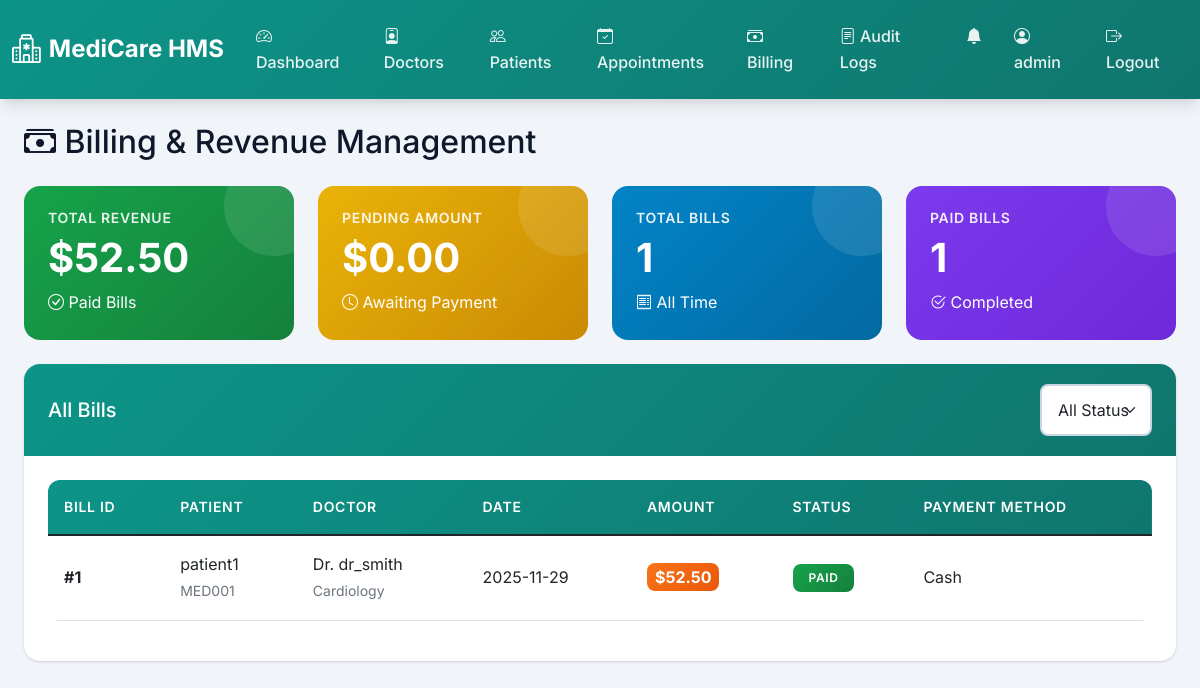
The page /admin/billing (signed in) on the database its author committed.
### models.py (models this page shows, shortened)
class Bill(db.Model):
    __tablename__ = 'bills'
    id = db.Column(db.Integer, primary_key=True)
    appointment_id = db.Column(db.Integer, db.ForeignKey('appointments.id'), nullable=False)
    patient_id = db.Column(db.Integer, db.ForeignKey('patients.id'), nullable=False)
    doctor_id = db.Column(db.Integer, db.ForeignKey('doctors.id'), nullable=False)
    consultation_fee = db.Column(db.Float, default=0.0)
    lab_charges = db.Column(db.Float, default=0.0)
    medicine_charges = db.Column(db.Float, default=0.0)
    procedure_charges = db.Column(db.Float, default=0.0)
    other_charges = db.Column(db.Float, default=0.0)
    subtotal = db.Column(db.Float, default=0.0)
    tax_amount = db.Column(db.Float, default=0.0)
    discount_amount = db.Column(db.Float, default=0.0)
    total_amount = db.Column(db.Float, default=0.0)
    payment_status = db.Column(db.String(20), default='Pending')  # Pending, Paid, Cancelled
    payment_method = db.Column(db.String(50))  # Cash, Card, Insurance, Online
    payment_date = db.Column(db.DateTime)
    transaction_id = db.Column(db.String(100))
    insurance_claimed = db.Column(db.Boolean, default=False)
    insurance_amount = db.Column(db.Float, default=0.0)
    notes = db.Column(db.Text)
    created_at = db.Column(db.DateTime, default=datetime.utcnow)
    updated_at = db.Column(db.DateTime, default=datetime.utcnow, onupdate=datetime.utcnow)
    appointment = db.relationship('Appointment', backref='bill')
    patient = db.relationship('Patient', backref='bills')
    doctor = db.relationship('Doctor', backref='bills')

class User(db.Model):
    __tablename__ = 'users'
    id = db.Column(db.Integer, primary_key=True)
    username = db.Column(db.String(80), unique=True, nullable=False)
    password_hash = db.Column(db.String(255), nullable=False)
    email = db.Column(db.String(120), unique=True, nullable=False)
    phone = db.Column(db.String(20))
    role = db.Column(db.String(20), nullable=False)  # admin, doctor, patient
    full_name = db.Column(db.String(150))
    date_of_birth = db.Column(db.Date)
    gender = db.Column(db.String(10))
    address = db.Column(db.Text)
    profile_image = db.Column(db.String(255))
    is_active = db.Column(db.Boolean, default=True)
    created_at = db.Column(db.DateTime, default=datetime.utcnow)
    last_login = db.Column(db.DateTime)

class Patient(db.Model):
    __tablename__ = 'patients'
    id = db.Column(db.Integer, primary_key=True)
    user_id = db.Column(db.Integer, db.ForeignKey('users.id'), nullable=False)
    medical_id = db.Column(db.String(50), unique=True, nullable=False)
    blood_group = db.Column(db.String(10))
    emergency_contact = db.Column(db.String(20))
    insurance_provider = db.Column(db.String(100))
    insurance_number = db.Column(db.String(50))
    allergies = db.Column(db.Text)
    chronic_conditions = db.Column(db.Text)
    user = db.relationship('User', backref='patient_profile')
    appointments = db.relationship('Appointment', backref='patient', lazy=True)

class Doctor(db.Model):
    __tablename__ = 'doctors'
    id = db.Column(db.Integer, primary_key=True)
    user_id = db.Column(db.Integer, db.ForeignKey('users.id'), nullable=False)
    specialization = db.Column(db.String(100), nullable=False)
    rating = db.Column(db.Float, default=0.0)
    license_number = db.Column(db.String(50))
    qualifications = db.Column(db.Text)
    experience_years = db.Column(db.Integer)
    consultation_fee = db.Column(db.Float, default=0.0)
    bio = db.Column(db.Text)
    department = db.Column(db.String(100))
    room_number = db.Column(db.String(20))
    user = db.relationship('User', backref='doctor_profile')
    availabilities = db.relationship('Availability', backref='doctor', lazy=True, cascade='all, delete-orphan')
    appointments = db.relationship('Appointment', backref='doctor', lazy=True)

### routes/admin.py (the view)
@bp.route('/billing')
@role_required('admin')
def billing():
    from models import Bill
    status_filter = request.args.get('status', '')
    query = Bill.query
    if status_filter:
        query = query.filter_by(payment_status=status_filter)
    bills = query.order_by(Bill.created_at.desc()).all()
    total_revenue = db.session.query(func.sum(Bill.total_amount)).filter_by(payment_status='Paid').scalar() or 0
    pending_amount = db.session.query(func.sum(Bill.total_amount)).filter_by(payment_status='Pending').scalar() or 0
    total_bills = Bill.query.count()
    paid_bills = Bill.query.filter_by(payment_status='Paid').count()
    return render_template('admin/billing.html',
                         bills=bills,
                         total_revenue=total_revenue,
                         pending_amount=pending_amount,
                         total_bills=total_bills,
                         paid_bills=paid_bills,
                         status_filter=status_filter)

### app.py (called while the page is built)
@app.context_processor
def inject_notifications():
    if 'user_id' in session:
        from utils.notifications import get_unread_count
        return {'unread_count': get_unread_count(session['user_id'])}
    return {'unread_count': 0}

### utils/auth.py (called while the page is built)
def role_required(role):
    def decorator(f):
        @wraps(f)
        def decorated_function(*args, **kwargs):
            if 'user_id' not in session:
                flash('Please log in to access this page.', 'error')
                return redirect(url_for('shared.login'))
            if session.get('role') != role:
                flash('You do not have permission to access this page.', 'error')
                return redirect(url_for('shared.login'))
            return f(*args, **kwargs)
        return decorated_function
    return decorator

### utils/notifications.py (called while the page is built)
def get_unread_count(user_id):
    return Notification.query.filter_by(user_id=user_id, is_read=False).count()

### templates/admin/billing.html (shortened to what this page needs)
{% extends "base.html" %}
{% block content %}
<div class="container-fluid">
    <h2 class="mb-4"><i class="bi bi-cash-stack"></i> Billing & Revenue Management</h2>
    <div class="row g-4 mb-4">
        <div class="col-md-3">
            <div class="stat-card stat-card-success">
                <h5>Total Revenue</h5>
                <h2>${{ "%.2f"|format(total_revenue) }}</h2>
                <p class="mb-0"><i class="bi bi-check-circle"></i> Paid Bills</p>
            </div>
        </div>
        <div class="col-md-3">
            <div class="stat-card stat-card-warning">
                <h5>Pending Amount</h5>
                <h2>${{ "%.2f"|format(pending_amount) }}</h2>
                <p class="mb-0"><i class="bi bi-clock"></i> Awaiting Payment</p>
            </div>
        </div>
        <div class="col-md-3">
            <div class="stat-card stat-card-info">
                <h5>Total Bills</h5>
                <h2>{{ total_bills }}</h2>
                <p class="mb-0"><i class="bi bi-receipt"></i> All Time</p>
            </div>
        </div>
        <div class="col-md-3">
            <div class="stat-card stat-card-purple">
                <h5>Paid Bills</h5>
                <h2>{{ paid_bills }}</h2>
                <p class="mb-0"><i class="bi bi-check2-circle"></i> Completed</p>
            </div>
        </div>
    </div>
    <div class="card">
        <div class="card-header">
            <div class="d-flex justify-content-between align-items-center">
                <h5 class="mb-0">All Bills</h5>
                <form method="GET" class="d-flex gap-2">
                    <select class="form-select" name="status" onchange="this.form.submit()">
                        <option value="">All Status</option>
                    </select>
                </form>
            </div>
        </div>
        <div class="card-body">
            <div class="table-responsive">
                <table class="table table-hover">
                    <thead>
                        <tr>
                            <th>Bill ID</th>
                            <th>Patient</th>
                            <th>Doctor</th>
                            <th>Date</th>
                            <th>Amount</th>
                            <th>Status</th>
                            <th>Payment Method</th>
                        </tr>
                    </thead>
                    <tbody>
                        {% for bill in bills %}
                        <tr>
                            <td><strong>#{{ bill.id }}</strong></td>
                            <td>
                                {{ bill.patient.user.full_name or bill.patient.user.username }}
                                <br><small class="text-muted">{{ bill.patient.medical_id }}</small>
                            </td>
                            <td>
                                Dr. {{ bill.doctor.user.username }}
                                <br><small class="text-muted">{{ bill.doctor.specialization }}</small>
                            </td>
                            <td>{{ bill.created_at.strftime('%Y-%m-%d') }}</td>
                            <td><strong class="price-tag" style="font-size: 1rem; padding: 0.25rem 0.5rem;">${{ "%.2f"|format(bill.total_amount) }}</strong></td>
                            <td>
                                <span class="badge bg-{{ 'success' if bill.payment_status == 'Paid' else 'warning' if bill.payment_status == 'Pending' else 'secondary' }}">
                                    {{ bill.payment_status }}
                                </span>
                            </td>
                            <td>{{ bill.payment_method or 'N/A' }}</td>
                        </tr>
                        {% else %}
                        <tr>
                            <td colspan="7" class="text-center text-muted">No bills found</td>
                        </tr>
                        {% endfor %}
                    </tbody>
                </table>
            </div>
        </div>
    </div>
</div>
{% endblock %}

### static/css/style.css (style rules this page uses)
:root { --primary-color: #0d9488; --primary-dark: #0f766e; --primary-light: #14b8a6; --secondary-color: #7c3aed; --secondary-dark: #6d28d9; --accent-color: #f97316; --danger-color: #dc2626; --warning-color: #eab308; --success-color: #16a34a; --info-color: #0284c7; --dark-bg: #0f172a; --light-bg: #f1f5f9; --card-bg: #ffffff; --text-primary: #0f172a; --text-secondary: #475569; --border-color: #cbd5e1; --shadow: 0 1px 3px 0 rgba(0, 0, 0, 0.1), 0 1px 2px 0 rgba(0, 0, 0, 0.06); --shadow-lg: 0 10px 15px -3px rgba(0, 0, 0, 0.1), 0 4px 6px -2px rgba(0, 0, 0, 0.05); --medical-teal: #0d9488; --medical-purple: #7c3aed; --medical-orange: #f97316; }
* { margin: 0; padding: 0; box-sizing: border-box; }
body { font-family: 'Inter', -apple-system, BlinkMacSystemFont, 'Segoe UI', Roboto, sans-serif; background-color: var(--light-bg); color: var(--text-primary); line-height: 1.6; }
.card { border: none; border-radius: 1rem; box-shadow: var(--shadow); transition: transform 0.3s ease, box-shadow 0.3s ease; background-color: var(--card-bg); }
.card-header { background: linear-gradient(135deg, var(--medical-teal) 0%, var(--primary-dark) 100%); color: white; border: none; border-radius: 1rem 1rem 0 0 !important; padding: 1.25rem 1.5rem; font-weight: 600; }
.card-body { padding: 1.5rem; }
.stat-card { border-radius: 1rem; padding: 1.5rem; color: white; position: relative; overflow: hidden; }
.stat-card::before { content: ''; position: absolute; top: 0; right: 0; width: 100px; height: 100px; background: rgba(255, 255, 255, 0.1); border-radius: 50%; transform: translate(30%, -30%); }
.stat-card-success { background: linear-gradient(135deg, #16a34a 0%, #15803d 100%); }
.stat-card-warning { background: linear-gradient(135deg, #eab308 0%, #ca8a04 100%); }
.stat-card-info { background: linear-gradient(135deg, #0284c7 0%, #0369a1 100%); }
.stat-card-purple { background: linear-gradient(135deg, #7c3aed 0%, #6d28d9 100%); }
.stat-card h5 { font-size: 0.875rem; font-weight: 600; text-transform: uppercase; letter-spacing: 0.05em; opacity: 0.9; }
.stat-card h2 { font-size: 2.5rem; font-weight: 700; margin: 0.5rem 0; }
.form-control, .form-select { border: 2px solid var(--border-color); border-radius: 0.5rem; padding: 0.75rem 1rem; transition: all 0.3s ease; }
.table { background-color: white; border-radius: 0.75rem; overflow: hidden; }
.table thead { background: linear-gradient(135deg, var(--medical-teal) 0%, var(--primary-dark) 100%); color: white; }
.table thead th { border: none; padding: 1rem; font-weight: 600; text-transform: uppercase; font-size: 0.875rem; letter-spacing: 0.05em; }
.table tbody tr { transition: background-color 0.2s ease; }
.table tbody td { padding: 1rem; vertical-align: middle; }
.badge { padding: 0.5rem 1rem; border-radius: 0.5rem; font-weight: 600; font-size: 0.75rem; text-transform: uppercase; letter-spacing: 0.05em; }
.badge.bg-success { background: linear-gradient(135deg, var(--success-color) 0%, #15803d 100%) !important; }
* { transition: background-color 0.2s ease, color 0.2s ease; }
.price-tag { background: linear-gradient(135deg, var(--medical-orange) 0%, #ea580c 100%); color: white; padding: 0.5rem 1rem; border-radius: 0.5rem; font-weight: 700; font-size: 1.25rem; }

### rows shown on the page
Bill: id "1", patient.user "patient1", patient.medical_id "MED001", doctor.user.username "dr_smith", doctor.specialization "Cardiology", created_at "2025-11-29", total_amount "52.50", payment_status "PAID", payment_method "Cash"

### other values the page prints
{{ session.username }} "admin"
{{ "%.2f"|format(total_revenue) }} "52.50"
{{ "%.2f"|format(pending_amount) }} "0.00"
{{ total_bills }} "1"
{{ paid_bills }} "1"
